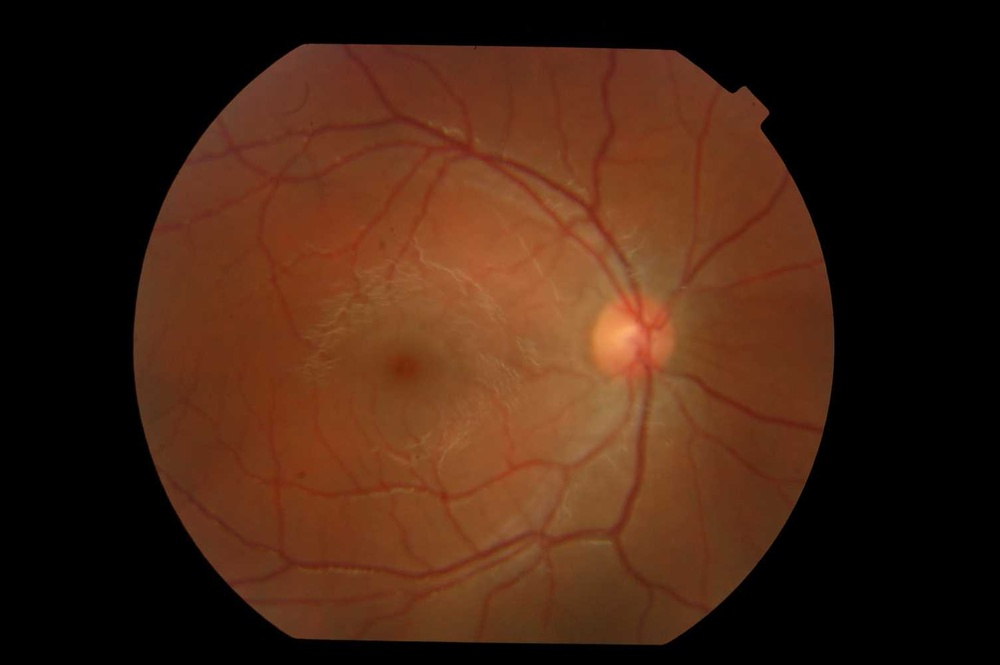
#> input picture retina recognition/RIDB/IM000001_1.JPG, 1000 x 665 px, shrunk from 1504 x 1000 before the run; its folder holds only this picture in this run
$ python retina.py
#> lines starting #> are read from the running program, lines starting #| are printed output that depends on the picture; after the words box and inside, x2 and y2 are one past the last pixel; in counts of white or black regions, pixels touching at a corner belong together
import os
import cv2
import numpy as np
from tqdm import tqdm
from typing import List, Tuple

data_dir_path = './RIDB'

def main(data_path: str) -> None:
#> called with data_path = './RIDB'
    retina_final_image = []

    # Get files from data path
    filename_list = [
        f for f in os.listdir(data_path) if os.path.isfile(os.path.join(data_path, f))
    ]

    for filename in tqdm(filename_list):
        img = cv2.imread(os.path.join(data_path, filename))
#> img is the input picture: shape (665, 1000, 3); mean B, G, R 18.4, 35, 66.3

        gray = cv2.cvtColor(img, cv2.COLOR_BGR2GRAY)

        img_floodfill = gray.copy()
        h, w = img_floodfill.shape[:2]
        floodfill_mask = np.zeros((h+2, w+2), np.uint8)
        # Perform floodfill from (0, 0) to remove black border
        cv2.floodFill(img_floodfill, floodfill_mask, (0,0), 255)

        dil_kernel = np.ones((11, 11),np.uint8)
        img_floodfill = cv2.dilate(img_floodfill,dil_kernel)

        img_floodfill = cv2.bitwise_not(img_floodfill)
        mask = cv2.threshold(img_floodfill, 1, 255, cv2.THRESH_BINARY)[1]
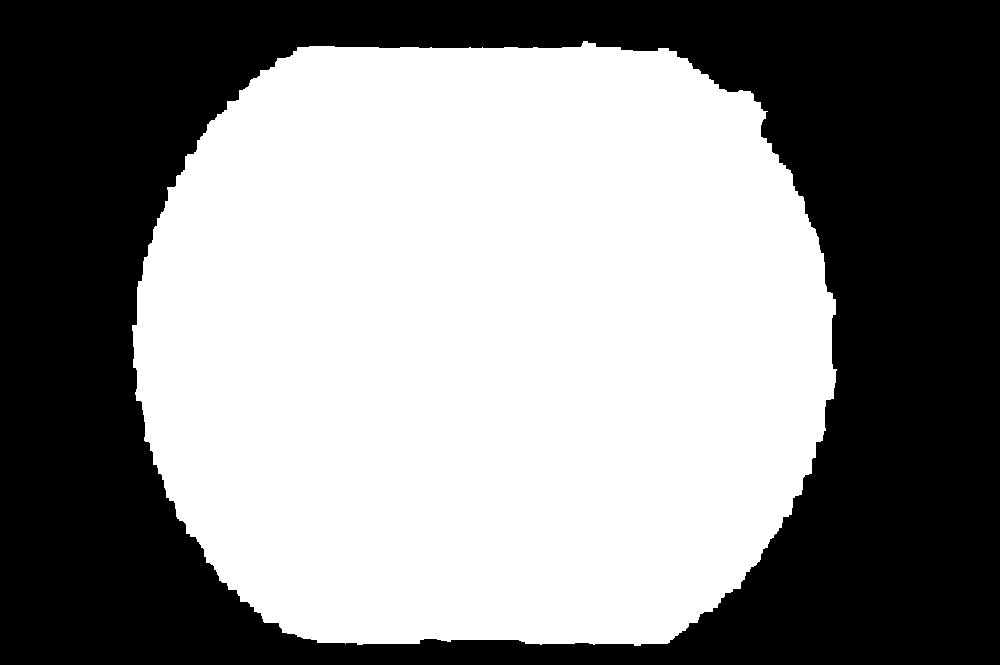
#> mask: shape (665, 1000); 54% white; 1 black region, box (x1, y1, x2, y2) and area: (0, 0, 1000, 665) 306145


        # enhance contrast with CLAHE algorithm
        clahe = cv2.createCLAHE(clipLimit=2.0, tileGridSize=(8, 8))
        gray = clahe.apply(gray)

        # invert enhanced grayscale image and apply CLAHE again
        gray = 255 - gray
        gray = clahe.apply(gray)
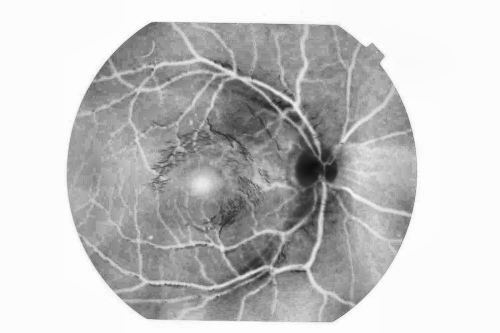
#> gray: shape (665, 1000) (shown at 1/2 size); min 13, max 254, mean 196.2

        # blur image with Gaussian kernel
        k_size = int((13 - 1) / 2)
        sigma = 0.3 * ((k_size - 1) * 0.5 - 1) + 0.8
        img_blur = cv2.GaussianBlur(gray, (13, 13), sigma)

        # adaptive thresholding with gaussian-weighted sum of the neighbourhood values
        img_thresh = cv2.adaptiveThreshold(
            img_blur, 255, cv2.ADAPTIVE_THRESH_GAUSSIAN_C, cv2.THRESH_BINARY, 11, 0
        )
#> img_thresh: shape (665, 1000); 23.6% white; 1609 white regions (1027 under 20 px), largest, box (x1, y1, x2, y2) and area: (159, 47, 822, 642) 53055, (124, 33, 845, 656) 17327, (444, 301, 599, 436) 4013

        # combine threshold output with binary mask
        img_thresh = cv2.bitwise_and(img_thresh, mask)
#> img_thresh: shape (665, 1000); 21% white; 1545 white regions (964 under 20 px), largest, box (x1, y1, x2, y2) and area: (159, 47, 822, 642) 53054, (444, 301, 599, 436) 4013, (666, 385, 803, 599) 3269

        # blur image with median filter and invert values
        img_thresh = cv2.medianBlur(img_thresh, 5)
#> img_thresh: shape (665, 1000); 19.1% white; 847 white regions (300 under 20 px), largest, box (x1, y1, x2, y2) and area: (160, 47, 823, 641) 44888, (439, 301, 598, 435) 3769, (672, 387, 803, 598) 2145
        img_thresh = cv2.bitwise_not(img_thresh)

        # fill the holes with morphological close operation
        closing_kernel = np.ones((4,4),np.uint8)
        img_thresh = cv2.morphologyEx(img_thresh, cv2.MORPH_CLOSE, closing_kernel)
#> img_thresh: shape (665, 1000); 84.3% white; 861 black regions (95 under 20 px), largest, box (x1, y1, x2, y2) and area: (190, 49, 678, 358) 15561, (233, 351, 709, 642) 12255, (665, 90, 790, 319) 2822

        img_thresh = cv2.bitwise_not(img_thresh)
         # get objects stats and remove background object with Connected Component Analysis
        nb_components, output, stats, centroids = cv2.connectedComponentsWithStats(
            img_thresh, connectivity=8
        )
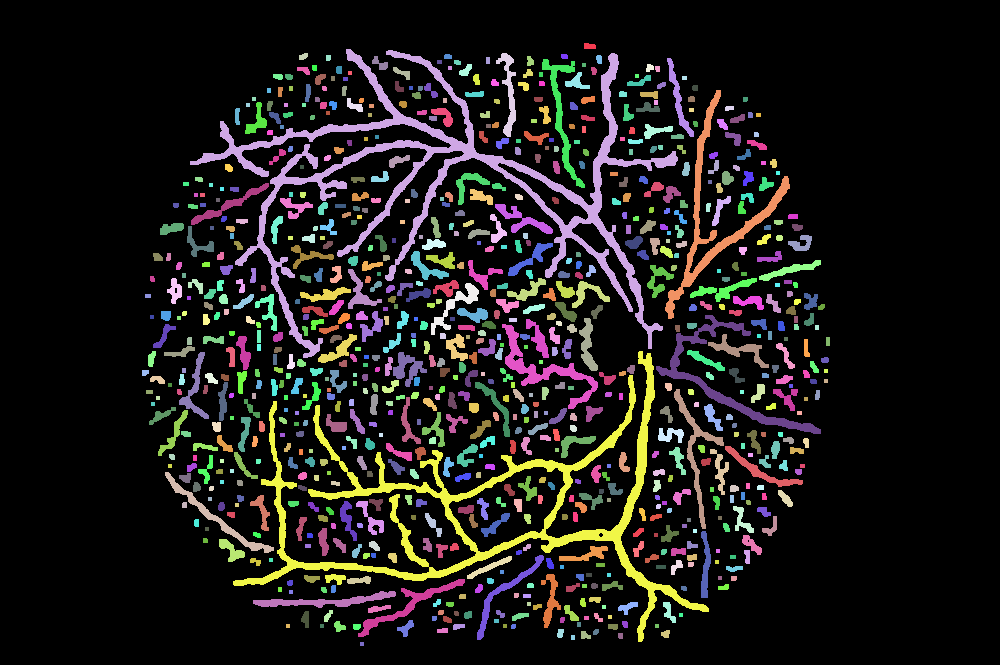
#> output: shape (665, 1000) int32; 862 distinct labels, from 0 to 861; one colour per label, 0 black
#> nb_components = 862; stats = 862 rows, first 6: [0, 0, 1000, 665, 560278], [584, 43, 12, 6, 64], [190, 49, 488, 309, 15561], [299, 53, 9, 7, 48], [496, 53, 20, 84, 595], [326, 55, 5, 6, 29]; centroids = 862 pairs, first value 144.7 to 827.5, second value 45.8 to 643.5
        sizes = stats[1:, -1]
#> sizes = 861 values, max 15561 at index 1, min 16 at index 15, mean 121.6
        nb_components = nb_components - 1
#> nb_components = 861

        for i in range(0, nb_components):
            if sizes[i] < 500:
                img_thresh[output == i + 1] = 0
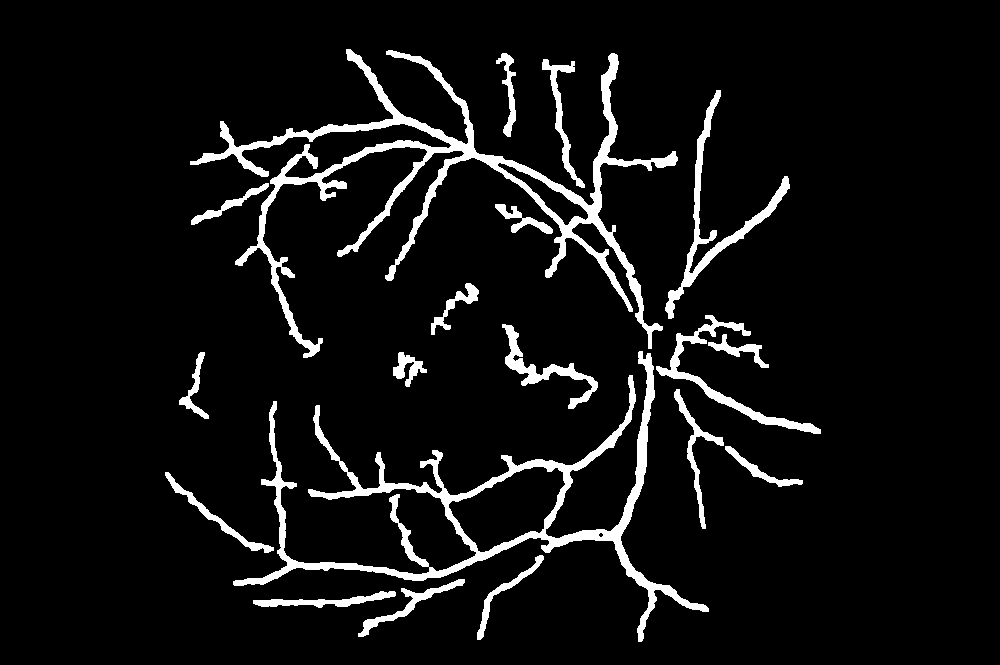
#> img_thresh: shape (665, 1000); 6.6% white; 19 white regions, largest, box (x1, y1, x2, y2) and area: (190, 49, 678, 358) 15561, (233, 351, 709, 642) 12255, (665, 90, 790, 319) 2822
        retina_final_image.append(img_thresh)
        # get skeleton of preserved objects
        skel_element = cv2.getStructuringElement(cv2.MORPH_CROSS, (3, 3))
        skel = np.zeros(img_thresh.shape, np.uint8)

        while True:
            opened = cv2.morphologyEx(img_thresh, cv2.MORPH_OPEN, skel_element)
            temp = cv2.subtract(img_thresh, opened)
            eroded = cv2.erode(img_thresh, skel_element)
            skel = cv2.bitwise_or(skel, temp)
            img_thresh = eroded.copy()
            if cv2.countNonZero(img_thresh)==0:
                break
#> img_thresh: shape (665, 1000); every value is 0
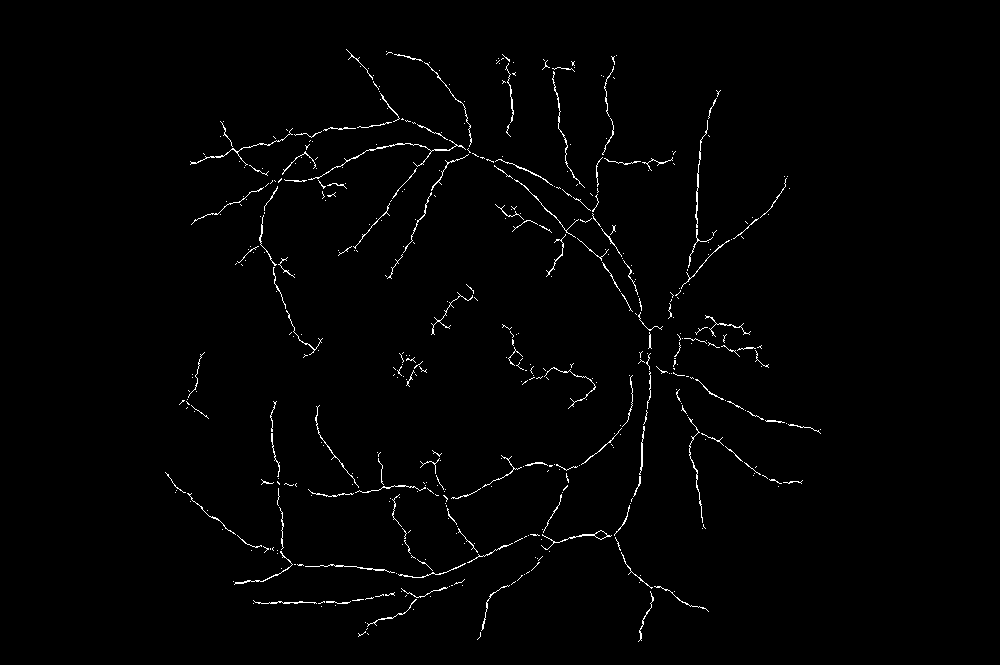
#> skel: shape (665, 1000); 1.2% white in thin lines or dots, all inside (x1, y1, x2, y2) = (165, 49, 821, 642)

        retina_final_image.append(skel)


    return retina_final_image

if __name__ == "__main__":
    image_retina_skel = main(data_dir_path)
#> image_retina_skel = 2 items

    for img in image_retina_skel:
        cv2.imshow('final test', img)
        key = cv2.waitKey()
        if key == ord("x"):
            break
#> this loop made 1 pass; (key x is pressed on pass 1)

$ run again, on retina recognition/RIDB/IM000001_14.JPG
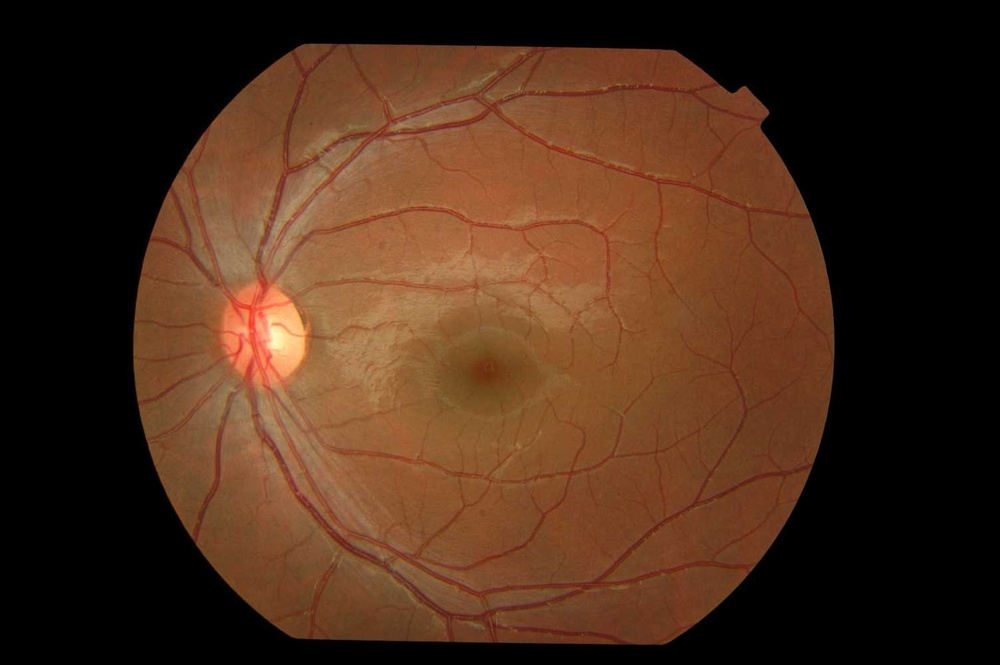
#> input picture retina recognition/RIDB/IM000001_14.JPG, 1000 x 665 px, shrunk from 1504 x 1000 before the run
#> in main, img is the input picture: shape (665, 1000, 3); mean B, G, R 25.9, 44.1, 73.3
#> in main, `mask = cv2.threshold(img_floodfill, 1, 255, cv2.THRESH_BINARY)[1]`:
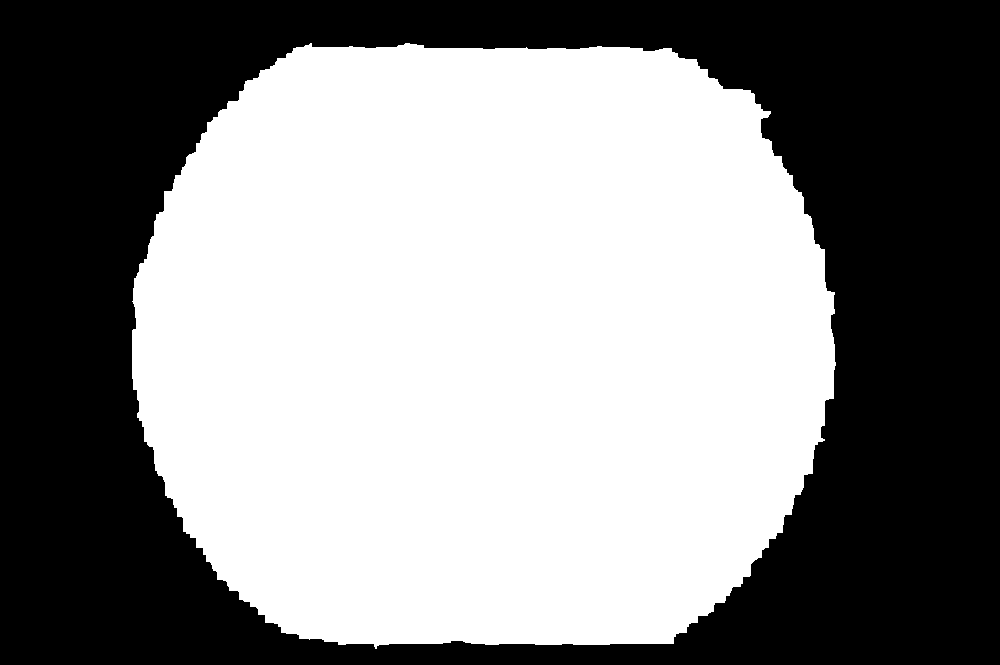
#> mask: shape (665, 1000); 54.2% white; 1 black region, box (x1, y1, x2, y2) and area: (0, 0, 1000, 665) 304773
#> output: shape (665, 1000) int32; 1255 distinct labels, from 0 to 1254
#> in main, `nb_components, output, stats, centroids = cv2.connectedComponentsWithS..`: nb_components = 1255; stats = 1255 rows, first 6: [0, 0, 1000, 665, 563185], [254, 49, 350, 256, 6625], [349, 49, 30, 47, 289], [426, 52, 6, 6, 30], [447, 52, 5, 7, 34], [386, 55, 12, 11, 89]; centroids = 1255 pairs, first value 136.5 to 825.5, second value 54.5 to 643.4
#> sizes = 1254 values, max 9482 at index 486, min 16 at index 6, mean 81.19
#> in main, `nb_components = nb_components - 1`: nb_components = 1254
#> after the loop in main, `while True:`:
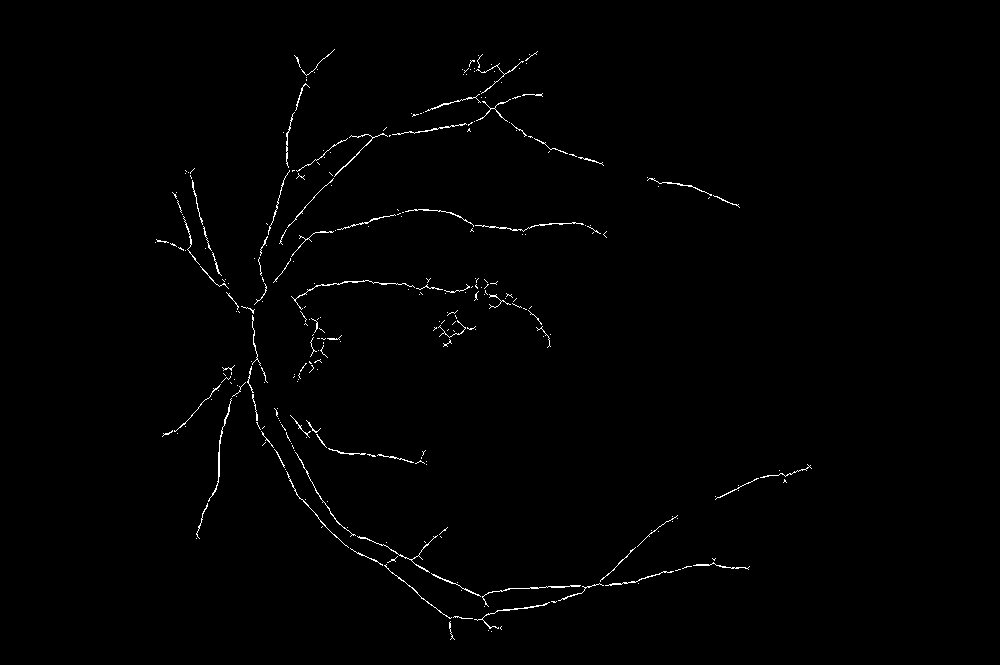
#> skel: shape (665, 1000); 0.8% white in thin lines or dots, all inside (x1, y1, x2, y2) = (155, 49, 812, 640)
#> image_retina_skel = 2 items
#> the loop `for img in image_retina_skel:` made 1 pass; (key x is pressed on pass 1)
